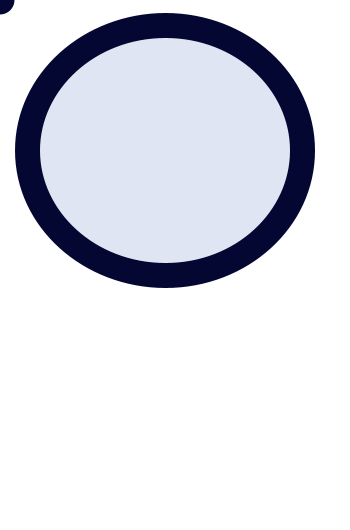
Frame 1 (no input)
Frame 60 (the mouse pressed at the canvas centre just before this capture): identical to frame 1, image omitted
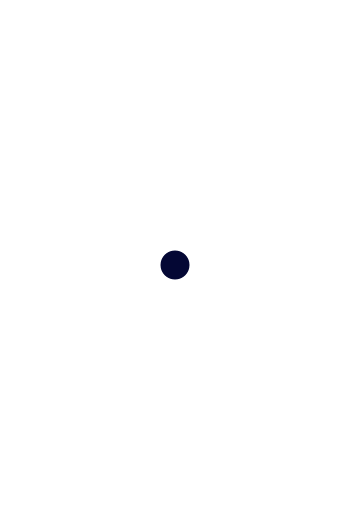
Frame 120 (the mouse held since frame 60 and released just before this capture)

The Processing sketch that drew these frames (run headless with seeded random() and noise(); from frame 60 on, the mouse is pressed at the canvas centre):

// Processing sketch: processing_61866
// ── processing_61866.pde

int[] xpos = new int[50]; 
int[] ypos = new int[50];


void setup(){
  size(350, 530);
  smooth();
  for (int i = 0; i < xpos.length; i ++ ) {
    xpos[i] = 0; 
    ypos[i] = 0;
  }
}

void draw(){
  background(255);  
  noStroke();
  if (mouseX < 350 && mouseX > 200 && mouseY < 400 && mouseY > 250){
      
      //top background
      fill(223, 229, 243);
      stroke(4, 7, 50);
      strokeWeight(25);
      ellipse(165, 150, 275, 250);
      //top foreground
      fill(223, 229, 243);
      stroke(4, 7, 50);
      strokeWeight(5);
      ellipse(145, 150, 115, 120);
      //top green
      fill(62, 104, 54);
      noStroke();
      ellipse(145, 160, 35, 15);      
      //bottom left
      fill(223, 229, 243);
      stroke(4, 7, 50);
      strokeWeight(8);
      ellipse(75, 385, 120, 135);
      //bottom right background
      fill(223, 229, 243);
      stroke(4, 7, 50);
      strokeWeight(1);
      ellipse(265, 430, 125, 125);
      //bottom right foreground
      fill(4, 7, 50);
      ellipse(260, 435, 55, 55);     
      //bottom middle
      fill(223, 229, 243);
      stroke(4, 7, 50);
      strokeWeight(1);
      ellipse(150, 475, 65, 70);
      //bottom blue spots
      fill(4,7,50);
      ellipse(130, 485, 17, 17);
      ellipse(145, 485, 17, 17);
      ellipse(161, 480, 17, 17);
      ellipse(165, 463, 17, 17);
}      

  if (mouseX < 350 && mouseY < 250){
      //top background
      fill(223, 229, 243);
      stroke(4, 7, 50);
      strokeWeight(25);
      ellipse(165, 150, 275, 250);
  }
      if (mouseX < 200 && mouseX > 100 && mouseY < 250){
      //top foreground
      fill(223, 229, 243);
      stroke(4, 7, 50);
      strokeWeight(5);
      ellipse(145, 150, 115, 120);
      }
      
      if (mouseX < 300 && mouseX > 150 && mouseY < 250){
      //top green
      fill(62, 104, 54);
      noStroke();
      ellipse(145, 160, 35, 15);
  }   
      
if (mouseX < 150 && mouseY > 220){      
      //bottom left
      fill(223, 229, 243);
      stroke(4, 7, 50);
      strokeWeight(8);
      ellipse(75, 385, 120, 135);
}      

if (mouseX > 250 && mouseY > 350){
      //bottom right background
      fill(223, 229, 243);
      stroke(4, 7, 50);
      strokeWeight(1);
      ellipse(265, 430, 125, 125);
}

if (mouseX > 300 && mouseY > 400){
      //bottom right foreground
      fill(4, 7, 50);
      ellipse(260, 435, 55, 55);
}

if (mouseX > 50 && mouseX < 250 && mouseY > 350){      
      //bottom middle
      fill(223, 229, 243);
      stroke(4, 7, 50);
      strokeWeight(1);
      ellipse(150, 475, 65, 70);
}

if (mouseX > 150 && mouseX < 250 && mouseY > 490){
      //bottom blue spots
      fill(4,7,50);
      ellipse(130, 485, 17, 17);
      ellipse(145, 485, 17, 17);
      ellipse(161, 480, 17, 17);
      ellipse(165, 463, 17, 17);
}      

  for (int i = 0; i < xpos.length-1; i ++ ) {
    xpos[i] = xpos[i+1];
    ypos[i] = ypos[i+1];
  }
  

  xpos[xpos.length-1] = mouseX; 
  ypos[ypos.length-1] = mouseY;
  
  // Draw everything
  for (int i = 0; i < xpos.length; i ++ ) {
    noStroke();
    fill(4,7,150-i*2);
    ellipse(xpos[i],ypos[i],20-i,20-i);
  }

}
